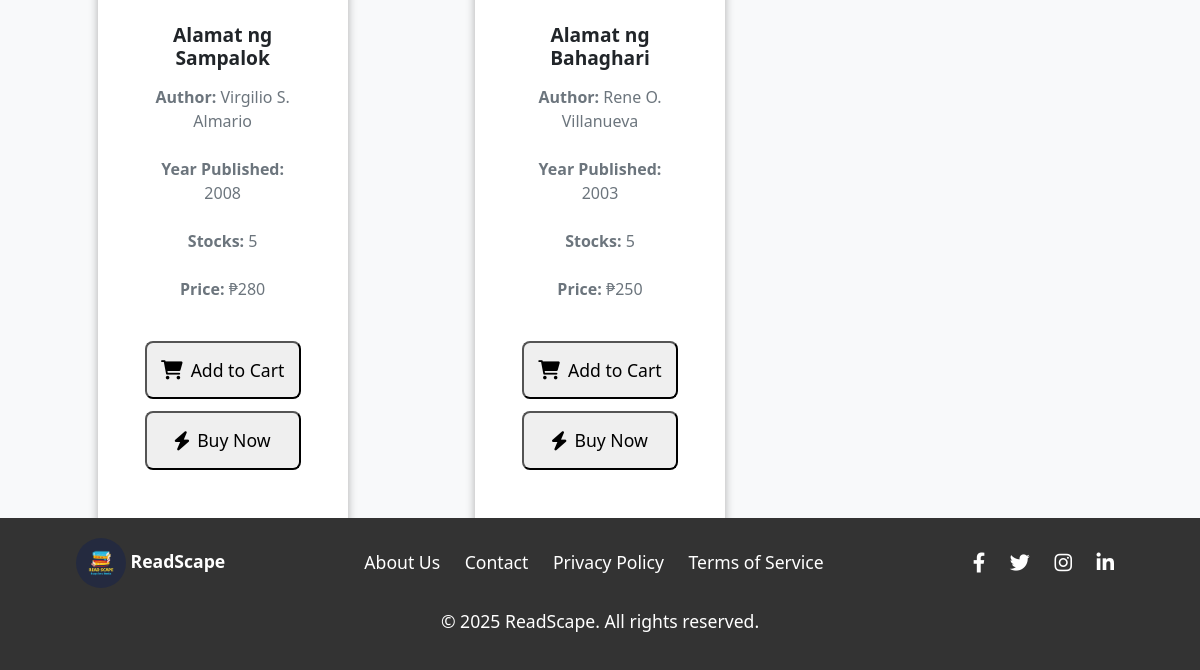
The page /dashboard.php (signed in, lower part) on the database as committed earlier.
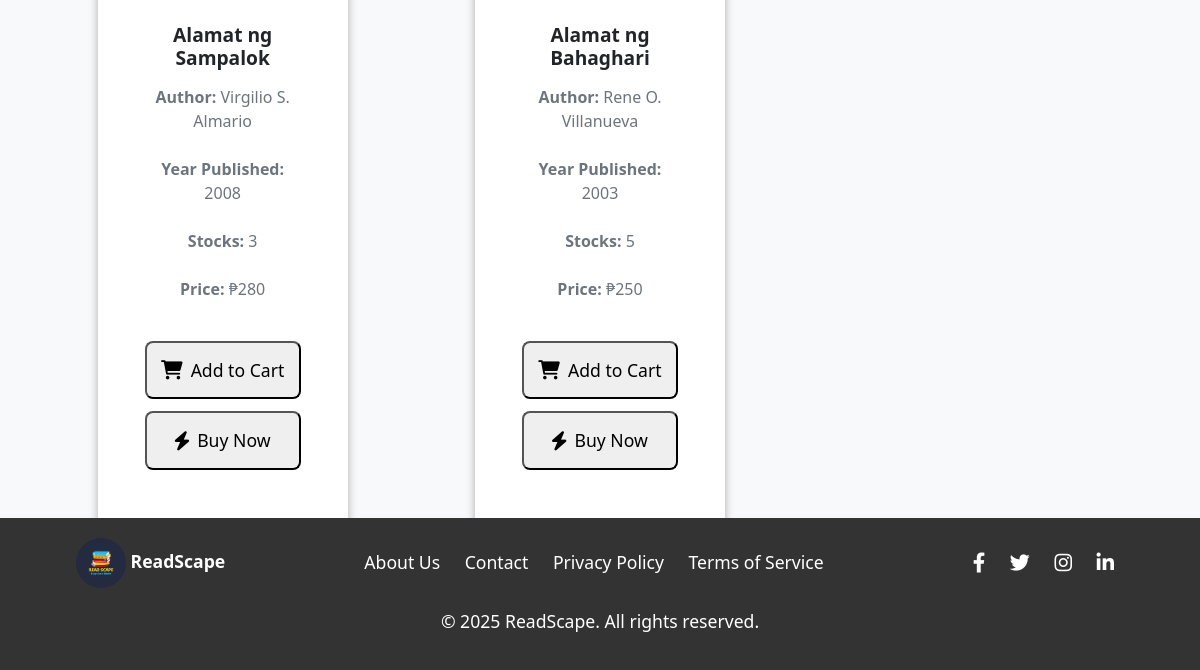
The same page on the database as committed later.
### tables this page shows
CREATE TABLE `books` (
  `isbn` int(11) NOT NULL,
  `title` varchar(255) NOT NULL,
  `book_image` varchar(255) NOT NULL,
  `author` varchar(255) NOT NULL,
  `copyright` int(11) NOT NULL,
  `qty` int(11) NOT NULL,
  `price` float NOT NULL,
  `total` float NOT NULL
);

### dashboard.php (the view, shortened to what this page needs)
<?php
@include 'db_connect.php';
$query = "SELECT isbn, title, book_image, author, copyright, qty, price, total FROM books";
$stmt = mysqli_prepare($conn, $query);
mysqli_stmt_execute($stmt);
$books_query = mysqli_stmt_get_result($stmt);
?>
<!DOCTYPE html>
<html lang="en">
<head>
    <link href="https://cdn.jsdelivr.net/npm/bootstrap@5.1.3/dist/css/bootstrap.min.css" rel="stylesheet">
    <link rel="stylesheet" href="https://cdnjs.cloudflare.com/ajax/libs/font-awesome/6.0.0-beta3/css/all.min.css">
</head>
<body>
    <div class="main-container">
        <div class="book-list" id="book-list">
            <?php if (mysqli_num_rows($books_query) > 0) : ?>
                <?php while ($book = mysqli_fetch_assoc($books_query)) : ?>
                    <div class="book-card">
                        <div class="book-info">
                            <h3 class="book-title"><?php echo htmlspecialchars($book['title']); ?></h3>
                            <p class="book-details"><strong>Author:</strong> <?php echo htmlspecialchars($book['author']); ?></p>
                            <p class="book-details"><strong>Year Published:</strong> <?php echo htmlspecialchars($book['copyright']); ?></p>
                            <p class="book-details"><strong>Stocks:</strong> <?php echo htmlspecialchars($book['qty']); ?></p>
                            <p class="book-details"><strong>Price:</strong> ₱<?php echo htmlspecialchars($book['price']); ?></p>
                            <div class="button-group">
                                <button class="btn-cart" onclick="addToCart('<?php echo htmlspecialchars($book['isbn']); ?>')">
                                    <i class="fas fa-shopping-cart"></i> Add to Cart
                                </button>
                                <button class="btn-buy" onclick="buyNow('<?php echo htmlspecialchars($book['isbn']); ?>')">
                                    <i class="fas fa-bolt"></i> Buy Now
                                </button>
                            </div>
                        </div>
                    </div>
                <?php endwhile; ?>
            <?php else : ?>
                <p>No books found</p>
            <?php endif; ?>
        </div>
    </div>
    <div class="footer">
        <div class="footer-content">
            <div class="footer-logo">
                <img src="./images/Readscape.png" alt="Readscape Logo">
                <strong>ReadScape</strong>
            </div>
            <div class="footer-links">
                <a href="about.php">About Us</a>
                <a href="contact.php">Contact</a>
                <a href="privacy.php">Privacy Policy</a>
                <a href="terms.php">Terms of Service</a>
            </div>
            <div class="footer-social">
                <a href="#"><i class="fab fa-facebook-f"></i></a>
                <a href="#"><i class="fab fa-twitter"></i></a>
                <a href="#"><i class="fab fa-instagram"></i></a>
                <a href="#"><i class="fab fa-linkedin-in"></i></a>
            </div>
        </div>
        <div class="footer-bottom">
            <p>&copy; <?php echo date("Y"); ?> ReadScape. All rights reserved.</p>
        </div>
    </div>
</body>
</html>

Rows that differ between the two databases and show on the page:
changed books "Alamat ng Sampalok": qty "5" → "3"
